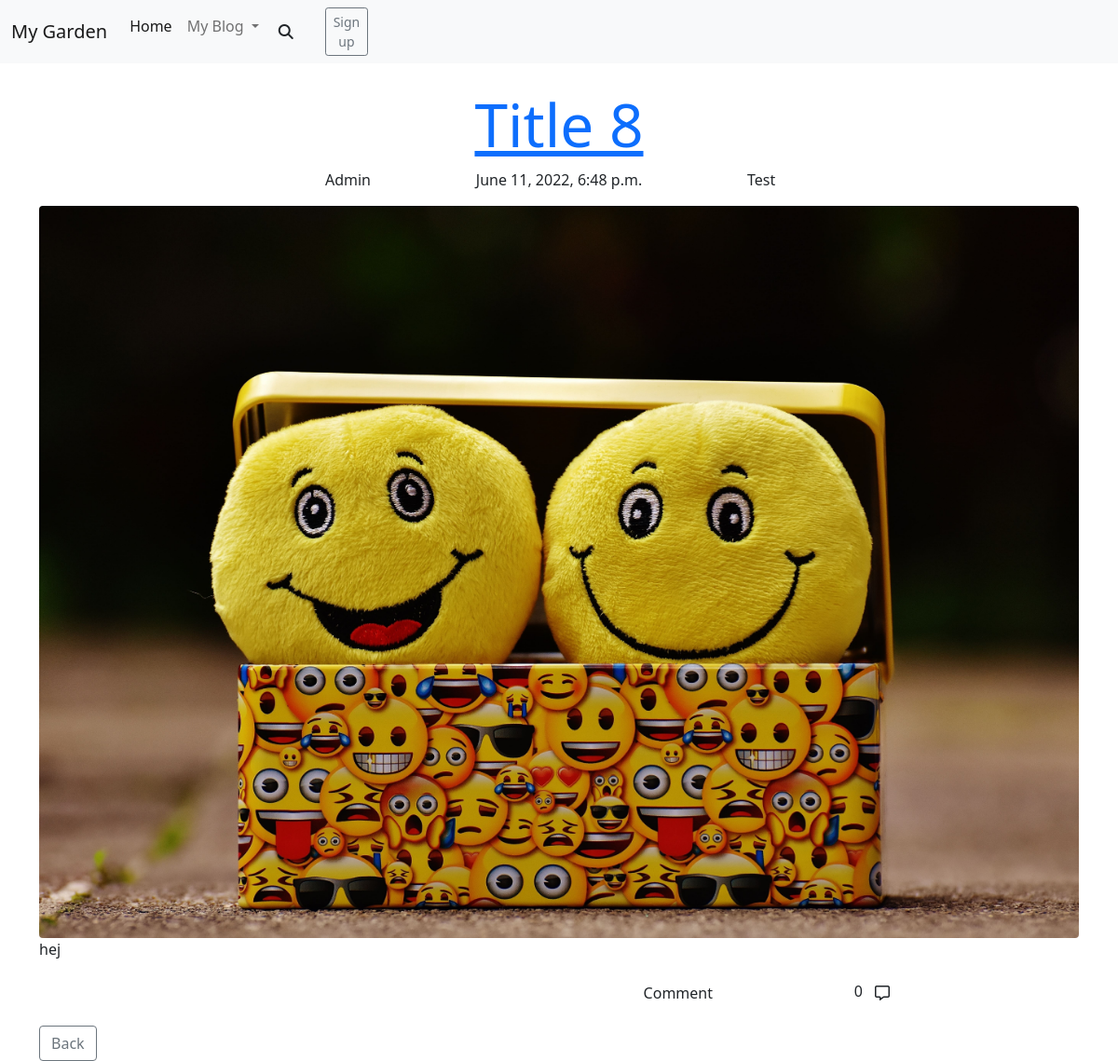
The app's page /blogpost/title-8/, older data.
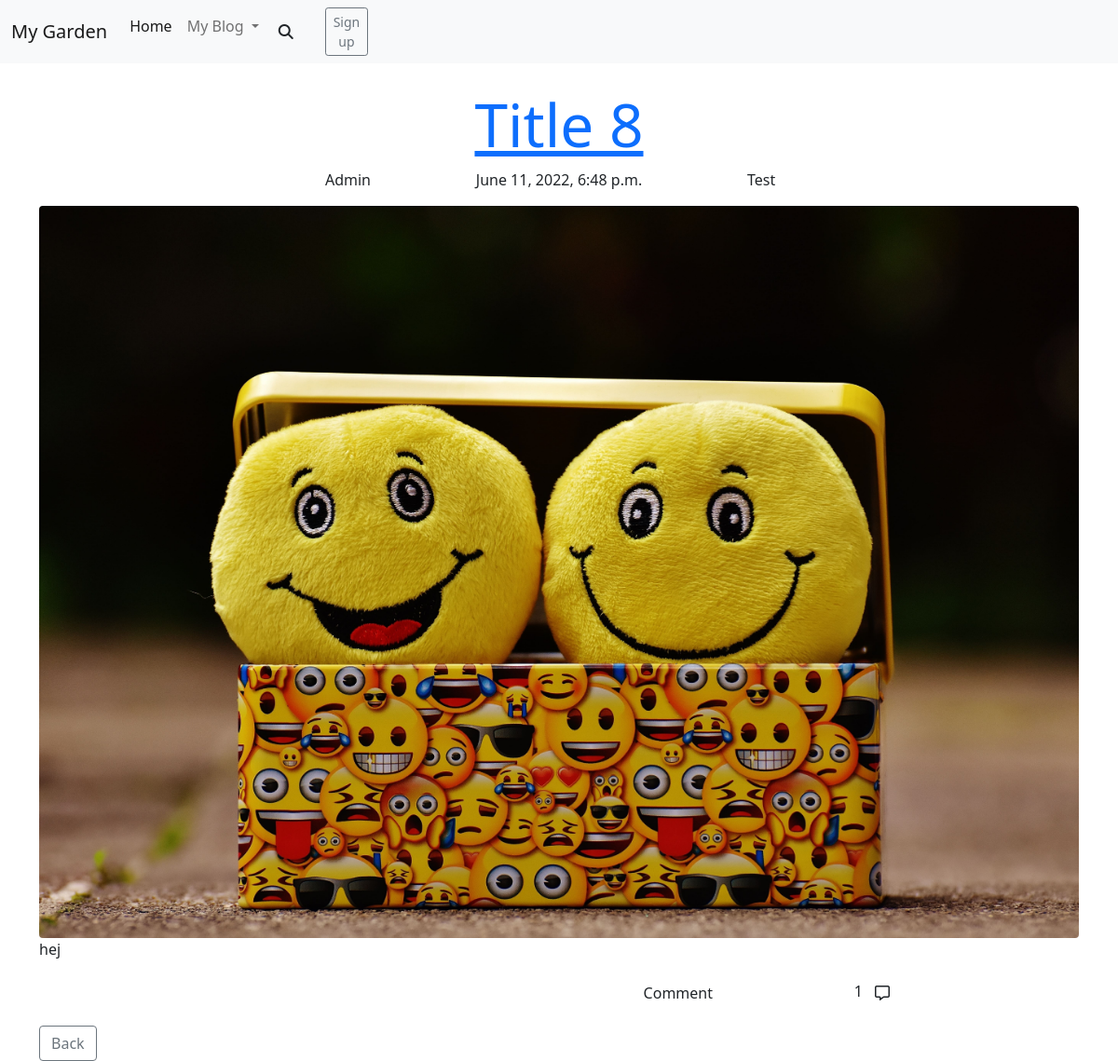
The same page, newer data.
### blog_post/models.py (models this page shows, shortened)
class Post(models.Model):
    PUBLISH_STATUS = ((0, 'Draft'), (1, 'Publish'))
    title = models.CharField(max_length=100)
    slug = models.SlugField(max_length=200, unique=True)
    meta_description = models.CharField(max_length=150, blank=True)
    author = models.ForeignKey(
        User,
        on_delete=models.CASCADE,
        related_name='post_author',
        )
    category = models.ForeignKey(
        Category,
        on_delete=models.CASCADE,
        related_name='post_category',
        )
    created_on = models.DateTimeField(auto_now_add=True)
    updated_on = models.DateTimeField(auto_now=True)
    content = models.TextField()
    published = models.IntegerField(choices=PUBLISH_STATUS, default=0)
    publish_date = models.DateTimeField(blank=True, null=True)
    likes = models.ManyToManyField(
        Profile,
        related_name='post_likes',
        default=[0],
        blank=True
        )
    number_of_likes = models.BigIntegerField(default='0')
    post_img = CloudinaryField(
        'post_image',
        default='default_image'
        )  # TODO: Add a default picture
    class Meta:
        ordering = ['-created_on']

class Category(models.Model):
    name = models.CharField(
        max_length=50,
        unique=True,
        blank=False,
        null=False,
        )
    slug = models.SlugField(
        max_length=200,
        unique=True,
        blank=False,
        null=False,
        )
    category_img = CloudinaryField(
        'category_image',
        default='default_image',
        )  #  TODO: Add a default picture
    class Meta:
        verbose_name_plural = "categories"
    def __str__(self):
        return f'{self.name}'

### blog_post/views.py (the view)
# urls.py: path('<slug:slug>/', views.BlogPostDetail.as_view(), name='blog_post'),
class BlogPostDetail(generic.DetailView):
    def get(self, request, slug, *args, **kwargs):
        template_name = 'blog_post.html'
        queryset = Post.objects.filter(published=1).order_by('-created_on')
        post = get_object_or_404(queryset, slug=slug)
        liked = False
        if post.likes.filter(id=request.user.id).exists():
            liked = True
        return render(
            request,
            "blog_post.html",
            {
                'post': post,
                'liked': liked,
            },
        )

### profiles/models.py (called while the page is built)
    def __str__(self):
        return f'{self.user}'

### blog_post/templates/blog_post.html (shortened to what this page needs)
{% extends 'base.html' %}
{% load static %}
{% block content %}
<br>
<br>
<br>
<br>
<article id=" blog-post-article">
    <div class="row">
        <a href="{% url 'blog_post' post.slug %}">
            <h1 class="text-center display-3 text-capitalize">{{post.title}}</h1>
        </a>
    </div>
    <div class="row">
        <div class="col">
            <p class="text-lg-end text-md-end">{{post.author}}</p>
        </div>
        <div class="col">
            <p class="text-lg-center text-md-center">{{post.created_on}}</p>
        </div>
        <div class="col-sm">
            <p class="text-lg-start text-md-start">{{post.category}}</p>
        </div>
    </div>
    <div>
        <img class="img-fluid rounded" id="temporary-defalt-pic" src="../../static/media/temporary_default.jpeg"
            alt="Smile emoojis">
    </div>
    <article id="blog-post-body">
        <div class="row">
            <p> {{post.content}} </p>
        </div>
    </article>
    <div class="comment-and-like-section">
        <div class="row">
            <div class="col-8 text-end">
                <button class="btn" id="btn-make-comment" data-bs-toggle="button" autocomplete="off">Comment</button>
            </div>
            <div class="col-2">
                <p class="text-end">{{post.post_comments.count}}<button class="btn btn-comments" type="button"><i
                            class="far fa-comment-alt"></i></button></p>
            </div>
        </div>
    </div>
</article>
<a href="{% url 'index' %}" class="btn btn-outline-secondary">Back</a>
{% endblock %}

### templates/base.html (shortened to what this page needs)
{% load static %}
<!DOCTYPE html>
<html lang="en">
<head>
    <link href="https://cdn.jsdelivr.net/npm/bootstrap@5.0.2/dist/css/bootstrap.min.css" rel="stylesheet"
>
    <link rel="stylesheet" href="{% static 'css/style.css' %}">
</head>
<body>
    <header>
      <nav class="navbar fixed-top navbar-expand-lg navbar-light bg-light">
        <div class="container-fluid">
          <a class="navbar-brand" href="#">My Garden</a>
          <div class="collapse navbar-collapse" id="navbarNavDropdown">
            <ul class="navbar-nav">
              <li class="nav-item">
                <a class="nav-link active" aria-current="page" href="{% url 'index' %}">Home</a>
              </li>
              <li class="nav-item dropdown position-static">
                <a class="nav-link dropdown-toggle" href="#" id="navbarDropdownMenuLink" role="button" data-bs-toggle="dropdown" aria-expanded="false">
                  My Blog
                </a>
              </li>
              <form class="d-flex w-50">
                <button class="btn" id="btn-search" type="button"><i class="fas fa-search"></i></button>
              </form>
              <li class="nav-item">
                <a class="btn btn-sm btn-outline-secondary" href="">Sign up</a>
              </li>
            </ul>
          </div>
        </div>
      </nav>
    </header>
    <div class="container">
    {% block content %}
    {% endblock %}
    </div>
</body>
</html>

### static/css/style.css (style rules this page uses)
#btn-search { box-shadow: none; }

Row changes from the older to the newer data that the page shows:
changed Post "Title 8": post_comments.count "0" → "1"
